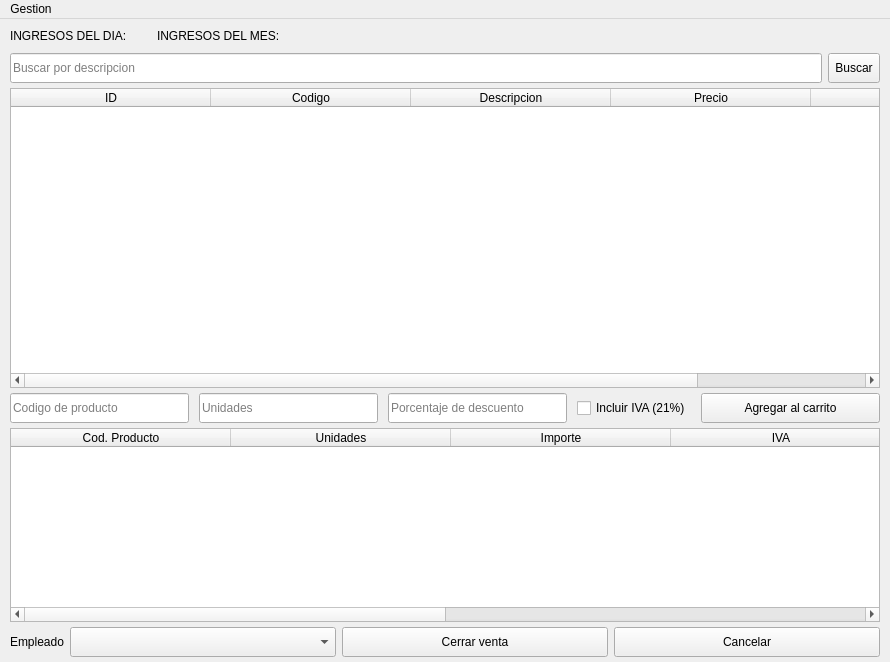
<?xml version="1.0" encoding="UTF-8"?>
<ui version="4.0">
 <class>MainWindow</class>
 <widget class="QMainWindow" name="MainWindow">
  <property name="geometry">
   <rect>
    <x>0</x>
    <y>0</y>
    <width>890</width>
    <height>662</height>
   </rect>
  </property>
  <property name="windowTitle">
   <string>Gestor de ventas</string>
  </property>
  <widget class="QWidget" name="centralwidget">
   <property name="sizePolicy">
    <sizepolicy hsizetype="Preferred" vsizetype="Preferred">
     <horstretch>0</horstretch>
     <verstretch>0</verstretch>
    </sizepolicy>
   </property>
   <layout class="QVBoxLayout" name="verticalLayout">
    <property name="spacing">
     <number>0</number>
    </property>
    <property name="sizeConstraint">
     <enum>QLayout::SetDefaultConstraint</enum>
    </property>
    <property name="leftMargin">
     <number>10</number>
    </property>
    <property name="topMargin">
     <number>0</number>
    </property>
    <property name="rightMargin">
     <number>10</number>
    </property>
    <property name="bottomMargin">
     <number>0</number>
    </property>
    <item>
     <widget class="QFrame" name="frame_10">
      <property name="sizePolicy">
       <sizepolicy hsizetype="Preferred" vsizetype="Fixed">
        <horstretch>0</horstretch>
        <verstretch>0</verstretch>
       </sizepolicy>
      </property>
      <property name="styleSheet">
       <string notr="true">QFrame#frame_10 {
border: none;
}</string>
      </property>
      <property name="frameShape">
       <enum>QFrame::StyledPanel</enum>
      </property>
      <property name="frameShadow">
       <enum>QFrame::Raised</enum>
      </property>
      <layout class="QVBoxLayout" name="verticalLayout_5">
       <property name="spacing">
        <number>5</number>
       </property>
       <property name="leftMargin">
        <number>0</number>
       </property>
       <property name="topMargin">
        <number>5</number>
       </property>
       <property name="rightMargin">
        <number>0</number>
       </property>
       <property name="bottomMargin">
        <number>0</number>
       </property>
       <item>
        <widget class="QFrame" name="frame_12">
         <property name="sizePolicy">
          <sizepolicy hsizetype="Fixed" vsizetype="Fixed">
           <horstretch>0</horstretch>
           <verstretch>0</verstretch>
          </sizepolicy>
         </property>
         <property name="styleSheet">
          <string notr="true">QFrame#frame_12 {
border: none;
}</string>
         </property>
         <property name="frameShape">
          <enum>QFrame::StyledPanel</enum>
         </property>
         <property name="frameShadow">
          <enum>QFrame::Raised</enum>
         </property>
         <layout class="QHBoxLayout" name="horizontalLayout_7">
          <property name="spacing">
           <number>30</number>
          </property>
          <property name="leftMargin">
           <number>0</number>
          </property>
          <property name="topMargin">
           <number>5</number>
          </property>
          <property name="rightMargin">
           <number>0</number>
          </property>
          <property name="bottomMargin">
           <number>5</number>
          </property>
          <item>
           <widget class="QLabel" name="ingresos_totales_dia">
            <property name="sizePolicy">
             <sizepolicy hsizetype="Fixed" vsizetype="Fixed">
              <horstretch>0</horstretch>
              <verstretch>0</verstretch>
             </sizepolicy>
            </property>
            <property name="text">
             <string>INGRESOS DEL DIA:</string>
            </property>
           </widget>
          </item>
          <item>
           <widget class="QLabel" name="ingresos_totales">
            <property name="sizePolicy">
             <sizepolicy hsizetype="Fixed" vsizetype="Fixed">
              <horstretch>0</horstretch>
              <verstretch>0</verstretch>
             </sizepolicy>
            </property>
            <property name="text">
             <string>INGRESOS DEL MES:</string>
            </property>
           </widget>
          </item>
         </layout>
        </widget>
       </item>
       <item>
        <widget class="QFrame" name="frame">
         <property name="sizePolicy">
          <sizepolicy hsizetype="Preferred" vsizetype="Fixed">
           <horstretch>0</horstretch>
           <verstretch>0</verstretch>
          </sizepolicy>
         </property>
         <property name="styleSheet">
          <string notr="true">QFrame#frame {
border: none;
}</string>
         </property>
         <property name="frameShape">
          <enum>QFrame::StyledPanel</enum>
         </property>
         <property name="frameShadow">
          <enum>QFrame::Raised</enum>
         </property>
         <layout class="QHBoxLayout" name="horizontalLayout">
          <property name="spacing">
           <number>6</number>
          </property>
          <property name="leftMargin">
           <number>0</number>
          </property>
          <property name="topMargin">
           <number>0</number>
          </property>
          <property name="rightMargin">
           <number>0</number>
          </property>
          <property name="bottomMargin">
           <number>0</number>
          </property>
          <item>
           <widget class="QLineEdit" name="barraBusqueda">
            <property name="minimumSize">
             <size>
              <width>0</width>
              <height>30</height>
             </size>
            </property>
            <property name="text">
             <string/>
            </property>
            <property name="placeholderText">
             <string>Buscar por descripcion</string>
            </property>
           </widget>
          </item>
          <item>
           <widget class="QToolButton" name="btnBuscar1">
            <property name="minimumSize">
             <size>
              <width>0</width>
              <height>30</height>
             </size>
            </property>
            <property name="text">
             <string>Buscar</string>
            </property>
           </widget>
          </item>
         </layout>
        </widget>
       </item>
       <item>
        <widget class="QFrame" name="frame_2">
         <property name="sizePolicy">
          <sizepolicy hsizetype="Preferred" vsizetype="Preferred">
           <horstretch>0</horstretch>
           <verstretch>0</verstretch>
          </sizepolicy>
         </property>
         <property name="minimumSize">
          <size>
           <width>0</width>
           <height>300</height>
          </size>
         </property>
         <property name="maximumSize">
          <size>
           <width>16777215</width>
           <height>16777215</height>
          </size>
         </property>
         <property name="styleSheet">
          <string notr="true">QFrame#frame_2 {
border: none;
}</string>
         </property>
         <property name="frameShape">
          <enum>QFrame::StyledPanel</enum>
         </property>
         <property name="frameShadow">
          <enum>QFrame::Raised</enum>
         </property>
         <layout class="QVBoxLayout" name="verticalLayout_2">
          <property name="spacing">
           <number>0</number>
          </property>
          <property name="leftMargin">
           <number>0</number>
          </property>
          <property name="topMargin">
           <number>0</number>
          </property>
          <property name="rightMargin">
           <number>0</number>
          </property>
          <property name="bottomMargin">
           <number>0</number>
          </property>
          <item>
           <widget class="QTableWidget" name="tablaProductos">
            <property name="sizePolicy">
             <sizepolicy hsizetype="Expanding" vsizetype="Preferred">
              <horstretch>0</horstretch>
              <verstretch>0</verstretch>
             </sizepolicy>
            </property>
            <property name="minimumSize">
             <size>
              <width>0</width>
              <height>300</height>
             </size>
            </property>
            <property name="sizeAdjustPolicy">
             <enum>QAbstractScrollArea::AdjustToContents</enum>
            </property>
            <property name="editTriggers">
             <set>QAbstractItemView::NoEditTriggers</set>
            </property>
            <property name="selectionMode">
             <enum>QAbstractItemView::SingleSelection</enum>
            </property>
            <property name="selectionBehavior">
             <enum>QAbstractItemView::SelectRows</enum>
            </property>
            <property name="showGrid">
             <bool>false</bool>
            </property>
            <property name="gridStyle">
             <enum>Qt::SolidLine</enum>
            </property>
            <attribute name="horizontalHeaderCascadingSectionResizes">
             <bool>true</bool>
            </attribute>
            <attribute name="horizontalHeaderDefaultSectionSize">
             <number>200</number>
            </attribute>
            <attribute name="horizontalHeaderShowSortIndicator" stdset="0">
             <bool>false</bool>
            </attribute>
            <attribute name="horizontalHeaderStretchLastSection">
             <bool>true</bool>
            </attribute>
            <attribute name="verticalHeaderCascadingSectionResizes">
             <bool>false</bool>
            </attribute>
            <attribute name="verticalHeaderDefaultSectionSize">
             <number>23</number>
            </attribute>
            <attribute name="verticalHeaderShowSortIndicator" stdset="0">
             <bool>false</bool>
            </attribute>
            <attribute name="verticalHeaderStretchLastSection">
             <bool>false</bool>
            </attribute>
            <column>
             <property name="text">
              <string>ID</string>
             </property>
            </column>
            <column>
             <property name="text">
              <string>Codigo</string>
             </property>
            </column>
            <column>
             <property name="text">
              <string>Descripcion</string>
             </property>
            </column>
            <column>
             <property name="text">
              <string>Precio</string>
             </property>
            </column>
            <column>
             <property name="text">
              <string>Stock</string>
             </property>
            </column>
           </widget>
          </item>
         </layout>
        </widget>
       </item>
      </layout>
     </widget>
    </item>
    <item>
     <widget class="QFrame" name="frame_9">
      <property name="sizePolicy">
       <sizepolicy hsizetype="Preferred" vsizetype="Preferred">
        <horstretch>0</horstretch>
        <verstretch>0</verstretch>
       </sizepolicy>
      </property>
      <property name="styleSheet">
       <string notr="true">QFrame#frame_9 {
border: none;
}</string>
      </property>
      <property name="frameShape">
       <enum>QFrame::StyledPanel</enum>
      </property>
      <property name="frameShadow">
       <enum>QFrame::Raised</enum>
      </property>
      <layout class="QVBoxLayout" name="verticalLayout_4">
       <property name="spacing">
        <number>5</number>
       </property>
       <property name="leftMargin">
        <number>0</number>
       </property>
       <property name="topMargin">
        <number>5</number>
       </property>
       <property name="rightMargin">
        <number>0</number>
       </property>
       <property name="bottomMargin">
        <number>5</number>
       </property>
       <item>
        <widget class="QFrame" name="frame_6">
         <property name="sizePolicy">
          <sizepolicy hsizetype="Preferred" vsizetype="Fixed">
           <horstretch>0</horstretch>
           <verstretch>0</verstretch>
          </sizepolicy>
         </property>
         <property name="styleSheet">
          <string notr="true">QFrame#frame_6 {
border: none;
}</string>
         </property>
         <property name="frameShape">
          <enum>QFrame::StyledPanel</enum>
         </property>
         <property name="frameShadow">
          <enum>QFrame::Raised</enum>
         </property>
         <layout class="QHBoxLayout" name="horizontalLayout_4">
          <property name="spacing">
           <number>10</number>
          </property>
          <property name="leftMargin">
           <number>0</number>
          </property>
          <property name="topMargin">
           <number>0</number>
          </property>
          <property name="rightMargin">
           <number>0</number>
          </property>
          <property name="bottomMargin">
           <number>0</number>
          </property>
          <item>
           <widget class="QLineEdit" name="selectProducto">
            <property name="sizePolicy">
             <sizepolicy hsizetype="Expanding" vsizetype="Fixed">
              <horstretch>0</horstretch>
              <verstretch>0</verstretch>
             </sizepolicy>
            </property>
            <property name="minimumSize">
             <size>
              <width>0</width>
              <height>30</height>
             </size>
            </property>
            <property name="placeholderText">
             <string>Codigo de producto</string>
            </property>
           </widget>
          </item>
          <item>
           <widget class="QLineEdit" name="input1">
            <property name="minimumSize">
             <size>
              <width>0</width>
              <height>30</height>
             </size>
            </property>
            <property name="placeholderText">
             <string>Unidades</string>
            </property>
           </widget>
          </item>
          <item>
           <widget class="QLineEdit" name="input3">
            <property name="sizePolicy">
             <sizepolicy hsizetype="Expanding" vsizetype="Fixed">
              <horstretch>0</horstretch>
              <verstretch>0</verstretch>
             </sizepolicy>
            </property>
            <property name="minimumSize">
             <size>
              <width>0</width>
              <height>30</height>
             </size>
            </property>
            <property name="text">
             <string/>
            </property>
            <property name="placeholderText">
             <string>Porcentaje de descuento</string>
            </property>
           </widget>
          </item>
          <item>
           <widget class="QCheckBox" name="checkIva">
            <property name="sizePolicy">
             <sizepolicy hsizetype="Minimum" vsizetype="Fixed">
              <horstretch>0</horstretch>
              <verstretch>0</verstretch>
             </sizepolicy>
            </property>
            <property name="minimumSize">
             <size>
              <width>0</width>
              <height>30</height>
             </size>
            </property>
            <property name="text">
             <string>Incluir IVA (21%)</string>
            </property>
           </widget>
          </item>
          <item>
           <widget class="QPushButton" name="btn_agregar_carrito">
            <property name="sizePolicy">
             <sizepolicy hsizetype="Expanding" vsizetype="Fixed">
              <horstretch>0</horstretch>
              <verstretch>0</verstretch>
             </sizepolicy>
            </property>
            <property name="minimumSize">
             <size>
              <width>0</width>
              <height>30</height>
             </size>
            </property>
            <property name="text">
             <string>Agregar al carrito</string>
            </property>
           </widget>
          </item>
         </layout>
        </widget>
       </item>
       <item>
        <widget class="QTableWidget" name="carrito">
         <property name="sizePolicy">
          <sizepolicy hsizetype="Expanding" vsizetype="Preferred">
           <horstretch>0</horstretch>
           <verstretch>0</verstretch>
          </sizepolicy>
         </property>
         <property name="minimumSize">
          <size>
           <width>0</width>
           <height>100</height>
          </size>
         </property>
         <property name="maximumSize">
          <size>
           <width>16777215</width>
           <height>16777215</height>
          </size>
         </property>
         <property name="baseSize">
          <size>
           <width>0</width>
           <height>150</height>
          </size>
         </property>
         <property name="sizeAdjustPolicy">
          <enum>QAbstractScrollArea::AdjustToContents</enum>
         </property>
         <property name="editTriggers">
          <set>QAbstractItemView::NoEditTriggers</set>
         </property>
         <property name="selectionMode">
          <enum>QAbstractItemView::SingleSelection</enum>
         </property>
         <property name="selectionBehavior">
          <enum>QAbstractItemView::SelectRows</enum>
         </property>
         <property name="showGrid">
          <bool>false</bool>
         </property>
         <attribute name="horizontalHeaderDefaultSectionSize">
          <number>220</number>
         </attribute>
         <attribute name="horizontalHeaderHighlightSections">
          <bool>true</bool>
         </attribute>
         <attribute name="horizontalHeaderShowSortIndicator" stdset="0">
          <bool>false</bool>
         </attribute>
         <attribute name="horizontalHeaderStretchLastSection">
          <bool>true</bool>
         </attribute>
         <attribute name="verticalHeaderCascadingSectionResizes">
          <bool>false</bool>
         </attribute>
         <attribute name="verticalHeaderDefaultSectionSize">
          <number>23</number>
         </attribute>
         <attribute name="verticalHeaderShowSortIndicator" stdset="0">
          <bool>false</bool>
         </attribute>
         <attribute name="verticalHeaderStretchLastSection">
          <bool>false</bool>
         </attribute>
         <column>
          <property name="text">
           <string>Cod. Producto</string>
          </property>
         </column>
         <column>
          <property name="text">
           <string>Unidades</string>
          </property>
         </column>
         <column>
          <property name="text">
           <string>Importe</string>
          </property>
         </column>
         <column>
          <property name="text">
           <string>IVA</string>
          </property>
         </column>
         <column>
          <property name="text">
           <string>Descuento</string>
          </property>
         </column>
         <column>
          <property name="text">
           <string>Importe total</string>
          </property>
         </column>
        </widget>
       </item>
       <item>
        <widget class="QFrame" name="frame_13">
         <property name="sizePolicy">
          <sizepolicy hsizetype="Preferred" vsizetype="Fixed">
           <horstretch>0</horstretch>
           <verstretch>0</verstretch>
          </sizepolicy>
         </property>
         <property name="styleSheet">
          <string notr="true">QFrame#frame_13 {
border: none;
}</string>
         </property>
         <property name="frameShape">
          <enum>QFrame::StyledPanel</enum>
         </property>
         <property name="frameShadow">
          <enum>QFrame::Raised</enum>
         </property>
         <layout class="QHBoxLayout" name="horizontalLayout_8">
          <property name="leftMargin">
           <number>0</number>
          </property>
          <property name="topMargin">
           <number>0</number>
          </property>
          <property name="rightMargin">
           <number>0</number>
          </property>
          <property name="bottomMargin">
           <number>0</number>
          </property>
          <item>
           <widget class="QLabel" name="label">
            <property name="sizePolicy">
             <sizepolicy hsizetype="Fixed" vsizetype="Fixed">
              <horstretch>0</horstretch>
              <verstretch>0</verstretch>
             </sizepolicy>
            </property>
            <property name="minimumSize">
             <size>
              <width>0</width>
              <height>30</height>
             </size>
            </property>
            <property name="text">
             <string>Empleado</string>
            </property>
           </widget>
          </item>
          <item>
           <widget class="QComboBox" name="comboVendedor">
            <property name="sizePolicy">
             <sizepolicy hsizetype="Preferred" vsizetype="Fixed">
              <horstretch>0</horstretch>
              <verstretch>0</verstretch>
             </sizepolicy>
            </property>
            <property name="minimumSize">
             <size>
              <width>0</width>
              <height>30</height>
             </size>
            </property>
           </widget>
          </item>
          <item>
           <widget class="QToolButton" name="btnCerrarVenta">
            <property name="sizePolicy">
             <sizepolicy hsizetype="Preferred" vsizetype="Fixed">
              <horstretch>0</horstretch>
              <verstretch>0</verstretch>
             </sizepolicy>
            </property>
            <property name="minimumSize">
             <size>
              <width>0</width>
              <height>30</height>
             </size>
            </property>
            <property name="text">
             <string>Cerrar venta</string>
            </property>
           </widget>
          </item>
          <item>
           <widget class="QToolButton" name="btnCancelar">
            <property name="sizePolicy">
             <sizepolicy hsizetype="Preferred" vsizetype="Fixed">
              <horstretch>0</horstretch>
              <verstretch>0</verstretch>
             </sizepolicy>
            </property>
            <property name="minimumSize">
             <size>
              <width>0</width>
              <height>30</height>
             </size>
            </property>
            <property name="text">
             <string>Cancelar</string>
            </property>
           </widget>
          </item>
         </layout>
        </widget>
       </item>
      </layout>
     </widget>
    </item>
   </layout>
  </widget>
  <widget class="QMenuBar" name="menuBar">
   <property name="geometry">
    <rect>
     <x>0</x>
     <y>0</y>
     <width>890</width>
     <height>24</height>
    </rect>
   </property>
   <widget class="QMenu" name="menuGestion">
    <property name="title">
     <string>Gestion</string>
    </property>
    <addaction name="actionProductos_2"/>
    <addaction name="actionEmpleados"/>
    <addaction name="actionVentas_2"/>
   </widget>
   <addaction name="menuGestion"/>
  </widget>
  <action name="actionVentas">
   <property name="text">
    <string>Ventas</string>
   </property>
  </action>
  <action name="actionProductos">
   <property name="text">
    <string>Productos</string>
   </property>
  </action>
  <action name="actionClientes">
   <property name="text">
    <string>Clientes</string>
   </property>
  </action>
  <action name="actionProductos_2">
   <property name="text">
    <string>Productos</string>
   </property>
  </action>
  <action name="actionEmpleados">
   <property name="text">
    <string>Empleados</string>
   </property>
  </action>
  <action name="actionVentas_2">
   <property name="text">
    <string>Ventas</string>
   </property>
  </action>
 </widget>
 <resources/>
 <connections/>
</ui>
